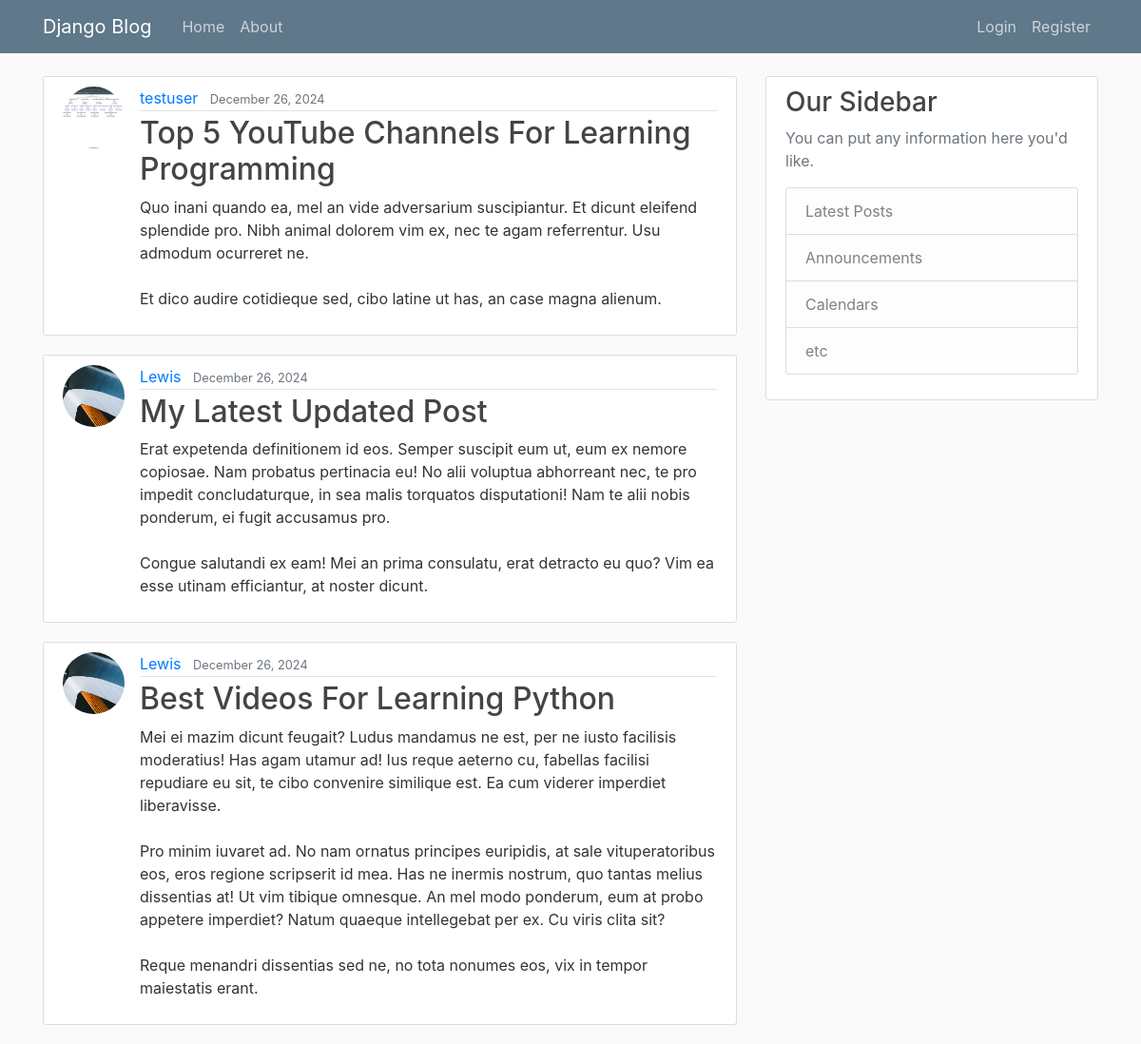
The app's page /, older data.
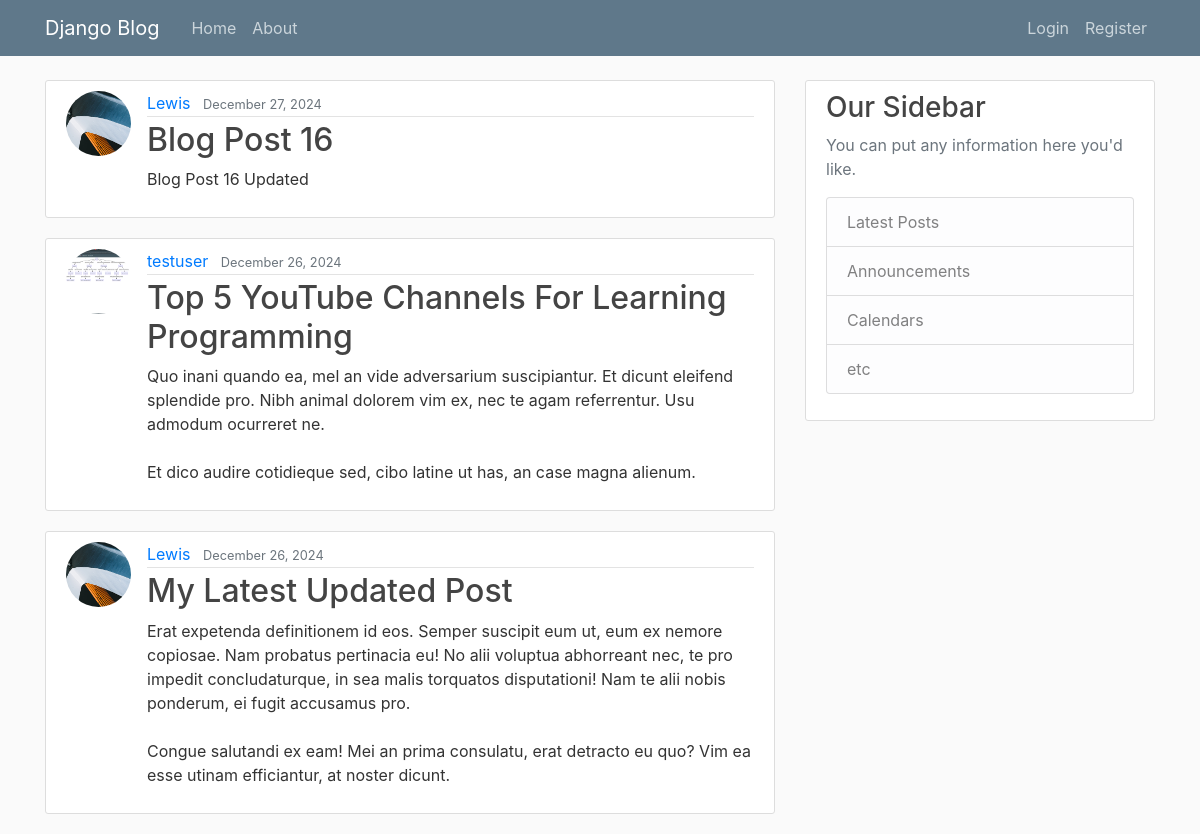
The same page, newer data.
### blog/models.py (models this page shows, shortened)
class Post(models.Model):
    title = models.CharField(max_length=1000)
    content = models.TextField()
    date_posted = models.DateTimeField(default=timezone.now)
    author = models.ForeignKey(User, on_delete=models.CASCADE)

### users/models.py (models this page shows, shortened)
class Profile(models.Model):
    user = models.OneToOneField(User, on_delete=models.CASCADE)
    image = models.ImageField(default='profile_pics/default.jpg', upload_to='profile_pics')

### blog/views.py (the view)
# urls.py: path('', PostListView.as_view(), name='blog-home'),
class PostListView(ListView):
    model = Post
    template_name = 'blog/home.html'  # <app>/<model>_<viewtype>.html
    context_object_name = 'posts'
    ordering = ['-date_posted']
    paginate_by = 3

### blog/templates/blog/home.html
{% extends "blog/base.html" %}
{% block content %}
    {% for post in posts %}
        <article class="media content-section">
          <img class="rounded-circle article-img" src={{ post.author.profile.image.url}}>
            <div class="media-body">
              <div class="article-metadata">
                <a class="mr-2" href="#">{{ post.author }}</a>
                <small class="text-muted">{{ post.date_posted|date:'F d, Y' }}</small>
              </div>
              <h2><a class="article-title" href="{% url 'post-detail' post.id %}">{{ post.title }}</a></h2>
              <p class="article-content">{{ post.content }}</p>
            </div>
        </article>
    {% endfor %}
{% endblock content %}

### blog/templates/blog/base.html (shortened to what this page needs)
{% load static %}
<!DOCTYPE html>
<html>
<head>
    <link rel="stylesheet" href="https://cdn.jsdelivr.net/npm/bootstrap@4.0.0/dist/css/bootstrap.min.css">
    <link rel="stylesheet" type="text/css" href="{% static 'blog/main.css' %}">
</head>
<body>
    <header class="site-header">
        <nav class="navbar navbar-expand-md navbar-dark bg-steel fixed-top">
          <div class="container">
            <a class="navbar-brand mr-4" href="{% url 'blog-home'%}">Django Blog</a>
            <div class="collapse navbar-collapse" id="navbarToggle">
              <div class="navbar-nav mr-auto">
                <a class="nav-item nav-link" href="{% url 'blog-home'%}">Home</a>
                <a class="nav-item nav-link" href="{% url 'blog-about'%}">About</a>
              </div>
              <div class="navbar-nav">
                {% if user.is_authenticated %}
                  <a class="nav-item nav-link" href="{% url 'profile' %}">Profile</a>
                  <a class="nav-item nav-link" href="{% url 'post-create' %}">New Post</a>
                  <form method="POST" action="{% url 'logout' %}" class="nav-item nav-link">
                    {% csrf_token %}
                    <button type="submit" class="btn btn-link nav-item nav-link" style="padding: 0; border: none; background: none;">Logout</button>
                  </form>
                {% else %}
                  <a class="nav-item nav-link" href="{% url 'login' %}">Login</a>
                  <a class="nav-item nav-link" href="{% url 'register' %}">Register</a>
                {% endif %}
              </div>
            </div>
          </div>
        </nav>
    </header>
    <main role="main" class="container">
        <div class="row">
          <div class="col-md-8">
            {% block content %}{% endblock %}
          </div>
          <div class="col-md-4">
            <div class="content-section">
              <h3>Our Sidebar</h3>
              <p class='text-muted'>You can put any information here you'd like.
                <ul class="list-group">
                  <li class="list-group-item list-group-item-light">Latest Posts</li>
                  <li class="list-group-item list-group-item-light">Announcements</li>
                  <li class="list-group-item list-group-item-light">Calendars</li>
                  <li class="list-group-item list-group-item-light">etc</li>
                </ul>
              </p>
            </div>
          </div>
        </div>
    </main>
</body>
<html>

### blog/static/blog/main.css (style rules this page uses)
body { background: #fafafa; color: #333333; margin-top: 5rem; }
h1, h2, h3, h4, h5, h6 { color: #444444; }
ul { margin: 0; }
.bg-steel { background-color: #5f788a; }
.site-header .navbar-nav .nav-link { color: #cbd5db; }
.content-section { background: #ffffff; padding: 10px 20px; border: 1px solid #dddddd; border-radius: 3px; margin-bottom: 20px; }
.article-title { color: #444444; }
.article-content { white-space: pre-line; }
.article-img { height: 65px; width: 65px; margin-right: 16px; }
.article-metadata { padding-bottom: 1px; margin-bottom: 4px; border-bottom: 1px solid #e3e3e3 }

Row changes from the older to the newer data that the page shows:
no longer on this page (row unchanged): Post: author.profile.image (picture), author "Lewis", date_posted "December 26, 2024", title "Best Videos For Learning Python", content "Mei ei mazim dicunt feugait? Ludus mandamus ne est, per ne iusto facilisis moderatius! Has agam utamur ad! Ius reque aeterno cu, fabellas facilisi repudiare eu sit, te cibo convenire similique est. Ea cum viderer imperdiet liberavisse. Pro minim iuvaret ad. No nam ornatus principes euripidis, at sale vituperatoribus eos, eros regione scripserit id mea. Has ne inermis nostrum, quo tantas melius dissentias at! Ut vim tibique omnesque. An mel modo ponderum, eum at probo appetere imperdiet? Natum quaeque intellegebat per ex. Cu viris clita sit? Reque menandri dissentias sed ne, no tota nonumes eos, vix in tempor maiestatis erant."
added Post: author.profile.image (picture), author "Lewis", date_posted "December 27, 2024", title "Blog Post 16", content "Blog Post 16 Updated"
